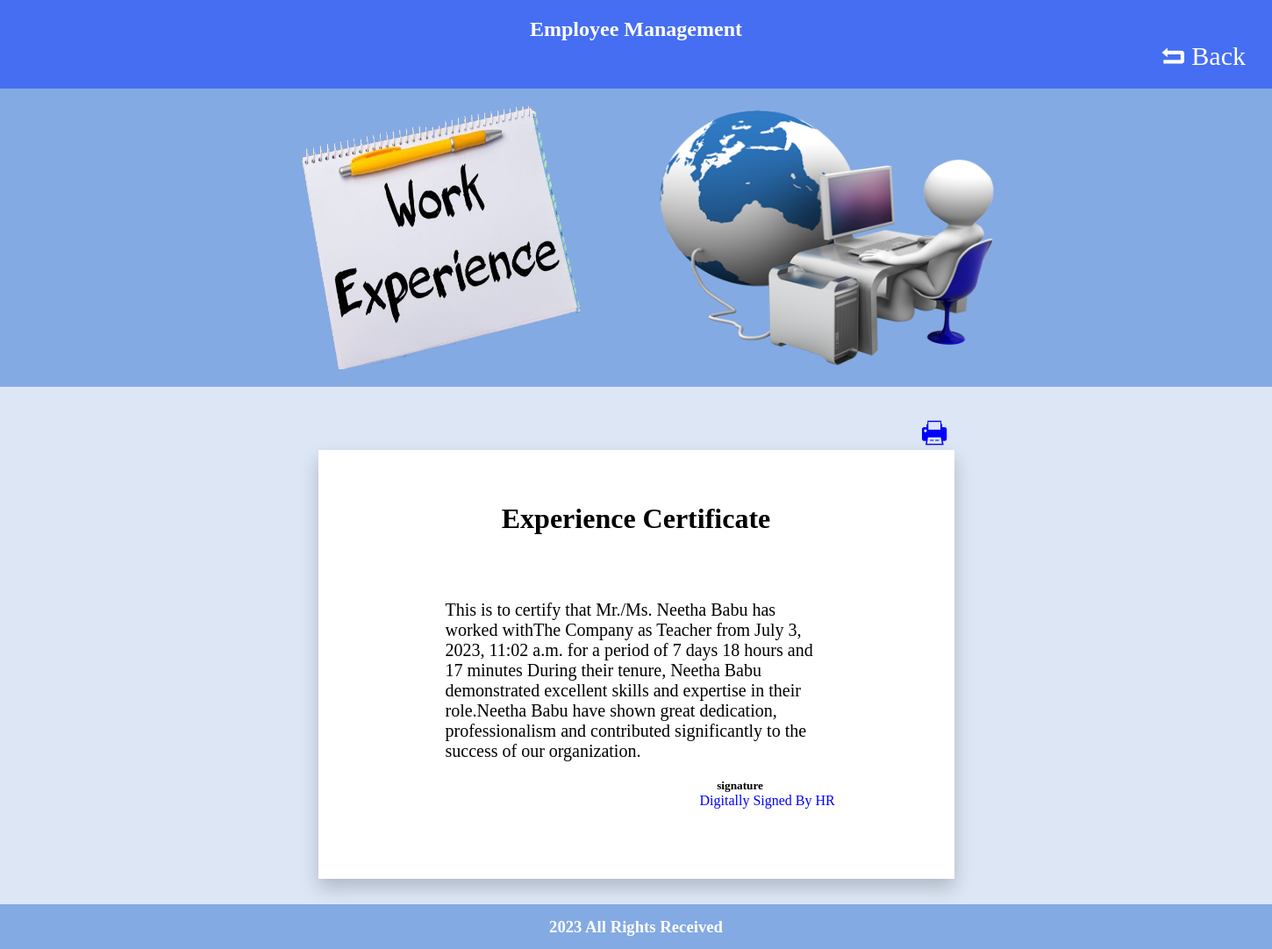
/exp/5/ (signed in), run on the app's committed database.
### app/models.py (models this page shows, shortened)
class Employee(models.Model):
    employee_name = models.CharField(max_length=100)
    photo = models.ImageField(upload_to='pics')
    designation = models.CharField(max_length=150)
    qualification = models.CharField(max_length=150)
    address = models.CharField(max_length=150)
    remarks = models.TextField(default='')
    salary = models.IntegerField()
    Status = models.BooleanField(default=False)
    created = models.DateTimeField(auto_now_add=True)
    phone = models.IntegerField()
    email = models.EmailField()

### app/views.py (the view)
# urls.py: path('exp/<int:pk>/', Exp.as_view(), name='exp'),
class Exp(LoginRequiredMixin, DetailView):
    model = Employee
    template_name = 'exp.html'

### app/templatetags/custom_filters.py (called while the page is built)
@register.filter
def calculate_experience(created):
    now = timezone.now()
    experience = now - created
    days = experience.days
    hours, remainder = divmod(experience.seconds, 3600)
    minutes, seconds = divmod(remainder, 60)
    return f" {days} days {hours:02d} hours and {minutes:02d}  minutes"

### app/templates/exp.html (shortened to what this page needs)
{% load static%}
{% load custom_filters %}
<!DOCTYPE html>
<html lang="en">
<head>
    <link rel="stylesheet" href="/media/font/fontello.css" type="text/css">
</head>
<body style="background: #dce6f5">
<nav style=" width: 100%; background: #466EF2 ; padding-top: 20px; padding-bottom: 20px; text-align: right; padding">
<h1 style="color: white; text-align: center;">Employee Management</h1>
    <a href="{% url 'employee' %}"class="icon-back" >Back </a>
</nav>
<section style=" width: 100%; background: #84aae3; padding-top: 20px; padding-bottom: 20px;padding-left: 20%; text-align: center; display: flex; ">
    <img src="/media/images/exp.png" alt="img" height="300px;" width="30%">
    <img src="/media/images/exper.png" alt="img" height="300px;" width="30%">
</section>
<br>
<br>
 <butto style="margin-left: 72%; font-size: 30px;color: blue;" class="icon-print" id="exp"  onclick="printform('print')"></butto>
<div style="margin-top: 2px;" >
    <form action="" id="print"  style="background: white;margin-right: 25%; margin-left: 25%;padding-top: 60px;box-shadow: 0 10px 20px rgba(0, 0, 0, 0.2); ">
        <h1 style="text-align: center;">Experience Certificate</h1>
        <br>
        <br>
        <br>
                 <div style="margin-right: 20%;margin-left: 20%; font-size: 20px; padding-bottom: 20px;padding-top: 20px;">  This is to certify that Mr./Ms. {{employee.employee_name}} has
    worked withThe Company  as {{employee.designation}} from {{employee.created}} for
    a period of {{ employee.created|calculate_experience }} During their tenure,
    {{employee.employee_name}} demonstrated excellent skills and expertise in their
    role.{{employee.employee_name}} have shown great dedication, professionalism and
    contributed significantly to the success of our organization.
                     </div>
                                                      <h5 style="text-align: right; margin-right: 30%">signature</h5>
            <p style="color:blue;margin-left: 60%; padding-bottom: 80px;" >Digitally Signed By HR</p>
    </form>
</div>
<footer>
    <div style="background: #84aae3; text-align: center;color: white; margin-top: 2%; padding-top: 1%;padding-bottom: 1%;">
        <h3 >2023 All Rights Received</h3>
    </div>
</footer>
</body>
</html>

### app/templates/exp.html (style rules this page uses)
* { margin: 0; }
.icon-back { color: white; font-size: 30px; text-decoration: none; padding-right: 30px; }

### data on the page
Employee: employee_name "Neetha Babu", designation "Teacher", created "July 3, 2023, 11:02 a.m.", created|calculate_experience "7 days 18 hours and 17 minutes"
